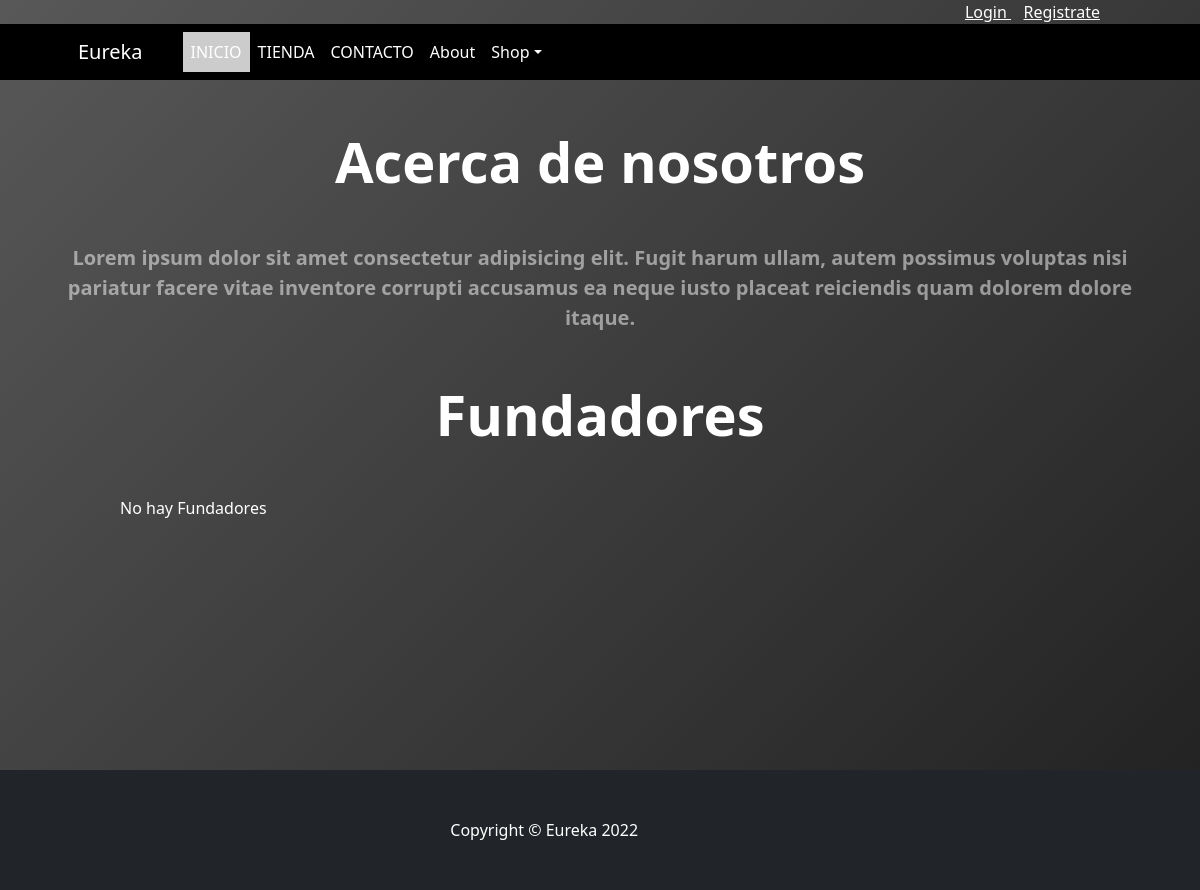
/about/, run on an earlier commit of the app's database.
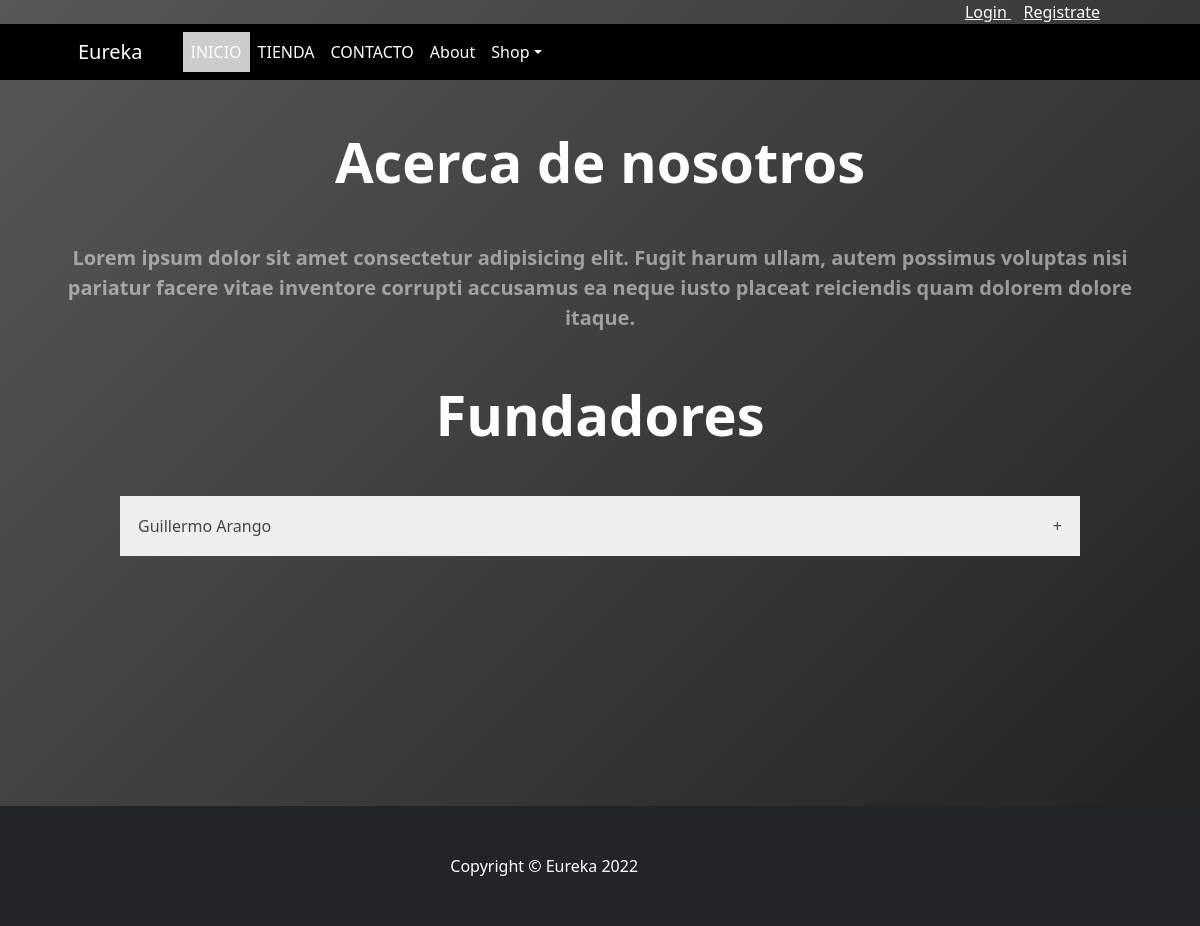
And on a later commit of the database.
### About/models.py (models this page shows)
class Fundador(models.Model):
    nombre_completo=models.CharField(max_length=100)
    historia=models.TextField(max_length=500)
    imagen=models.ImageField(null=True, blank=True,upload_to="fundador/")
    created=models.DateTimeField(default=datetime.now())
    updated=models.DateTimeField(default=datetime.now())

### About/views.py (the view)
# urls.py: path('', aboutPage, name='about-landing'),
def aboutPage(request):
    fundadores=Fundador.objects.all()
    contexto={"fundadores":fundadores}
    return render(request, 'About/about.html',contexto)

### carro/context_processor.py (called while the page is built)
def importe_total_carro(request):
    total=0
    if request.user.is_authenticated:
        for key , value in request.session["carro"].items():
            total=total+(float(value["precio"])*value["cantidad"])
    else:
        total="debes hacer login"
    return {"importe_total_carro":total}

### About/templates/About/about.html (shortened to what this page needs)
{% extends 'Home/base.html'%}
{% load static %}
{% block contenido %}
    <div class="container px-4 px-lg-5 my-5">
        <div class="text-center text-white">
            <h1 class="display-4 fw-bolder">Acerca de nosotros</h1>
        </div>
    </div>
    <p class="container px-4 text-center lead fw-normal text-white-50 mb-5">Lorem ipsum dolor sit amet consectetur adipisicing elit. Fugit harum ullam, autem possimus voluptas nisi pariatur facere vitae inventore corrupti accusamus ea neque iusto placeat reiciendis quam dolorem dolore itaque.</p>
    <h2 class="container px-4 text-center display-4 fw-bolder text-white mb-5">Fundadores</h1>
    <div class="contenedor-acordiones">
        {%if fundadores%}
            {% for fundador in fundadores%}
                <button class="accordion">{{fundador.nombre_completo}} <span>+</span></button>
            {%endfor%}
        {%else%}
            <p style="color: white !important;">No hay Fundadores</p>
        {%endif%}
    </div>
{% endblock %}
{% block scripts %}
    {% load static %}
{% endblock %}

What changed in the data, as far as the page shows it:
added Fundador: nombre_completo "Guillermo Arango"
Also different on the page:
text no longer shown: "No hay Fundadores"
